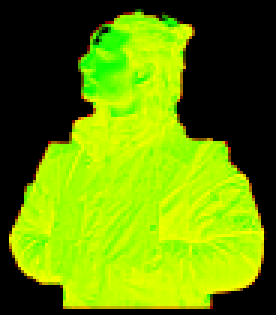
#> input picture src/assets/portrait-dots.png, 92 x 105 px (shown 3 times larger)
$ python make_portrait.py ../../src/assets/portrait-dots.png ../../src/assets/portrait-dots.png
#> lines starting #> are read from the running program, lines starting #| are printed output that depends on the picture; after the words box and inside, x2 and y2 are one past the last pixel; in counts of white or black regions, pixels touching at a corner belong together
"""Generates the data of the dot portrait shown on the home and about pages.

    python scripts/portrait/make_portrait.py <photo> [output.png]

The output is a tiny PNG with one pixel per dot: red = darkness of the area (0 light … 255 dark) and
green = how much of the cell belongs to the person (0 = no dot). The browser draws the dots on a canvas
(src/components/DotPortrait.tsx), so the photo itself is never published. The crop box and the silhouette
polygon below are specific to the original photo (1083 × 2000 px).
Requires Pillow, NumPy and SciPy.
"""
import sys
from pathlib import Path

import numpy as np
from PIL import Image, ImageDraw, ImageFilter
from scipy import ndimage as ndi

BOX = (318, 556, 758, 1056)  # head and shoulders, in photo coordinates (x0, y0, x1, y1)
COLUMNS = 92
SILHOUETTE = [
    (482, 586), (505, 578), (540, 572), (575, 578), (596, 590), (606, 588), (612, 592), (624, 598), (630, 610),
    (624, 624), (614, 640), (612, 690), (612, 725), (626, 744), (662, 760), (692, 790), (708, 830), (724, 880),
    (738, 930), (744, 975), (728, 1008), (694, 1024), (676, 1034), (676, 1165), (392, 1165), (390, 1062),
    (368, 1014), (344, 986), (330, 945), (334, 900), (350, 852), (370, 806), (398, 776), (426, 758), (440, 748),
    (466, 742), (476, 730), (462, 718), (452, 710), (448, 698), (448, 684), (450, 672), (442, 662), (440, 655),
    (452, 644), (458, 632), (462, 616), (470, 600),
]


def subject_mask(rgb: np.ndarray, luminance: np.ndarray) -> np.ndarray:
    """Rough silhouette refined by colour: dark coat and hair, or warm skin, inside the polygon."""
    height, width = luminance.shape
    red, green, blue = rgb[..., 0], rgb[..., 1], rgb[..., 2]
    polygon = Image.new('L', (width, height), 0)
    ImageDraw.Draw(polygon).polygon([(x - BOX[0], y - BOX[1]) for x, y in SILHOUETTE], fill=255)
    inside = np.asarray(polygon.filter(ImageFilter.MaxFilter(5))) > 0

    warm = ((red - blue) > 25) & ((red - green) > 12) & (luminance < 215)
    subject = inside & ((luminance < 92) | warm)
    subject = ndi.binary_closing(subject, structure=np.ones((11, 11)), iterations=2)
    subject = ndi.binary_fill_holes(subject)
    subject = ndi.binary_opening(subject, structure=np.ones((5, 5)))
    labels, count = ndi.label(subject)
    if count:
        sizes = ndi.sum(subject, labels, range(1, count + 1))
        subject = labels == (np.argmax(sizes) + 1)
    subject = ndi.binary_fill_holes(subject) & inside
    # The street behind the top of the head is light: drop light pixels in that band.
    rows = np.arange(height)[:, None]
    return subject & ~((luminance > 135) & (rows < 70) & ~warm)


def darkness_map(luminance: np.ndarray, subject: np.ndarray) -> np.ndarray:
    """Linear stretch inside the person plus local contrast: the face keeps its features, the coat its folds."""
    sharp = np.clip(luminance + 1.2 * (luminance - ndi.gaussian_filter(luminance, 2.5)), 0, 255)
    low, high = np.percentile(sharp[subject], [3, 99.5])
    base = np.clip((sharp - low) / (high - low), 0, 1)
    local = sharp - ndi.gaussian_filter(sharp, 10)
    spread = np.sqrt(ndi.gaussian_filter(local ** 2, 10)) + 8
    detail = np.clip(local / (2.5 * spread), -0.5, 0.5)
    return 1 - np.clip(0.72 * base ** 0.85 + 0.28 * (0.5 + detail), 0, 1)


def main(photo: str, output: str) -> None:
#> called with photo = '../../src/assets/portrait-dots.png', output = '../../src/assets/portrait-dots.png'
    rgb = np.asarray(Image.open(photo).convert('RGB').crop(BOX)).astype(np.float32)
#> rgb: shape (500, 440, 3) float32; every value is 0
    luminance = 0.2126 * rgb[..., 0] + 0.7152 * rgb[..., 1] + 0.0722 * rgb[..., 2]
#> luminance: shape (500, 440) float32; every value is 0
    subject = subject_mask(rgb, luminance)
#> in subject_mask, `polygon = Image.new('L', (width, height), 0)`: polygon: PIL image 440x500 L; every value is 0
#> in subject_mask, `ImageDraw.Draw(polygon).polygon([(x - BOX[0], y - BOX[1]) for x, y in ..`:
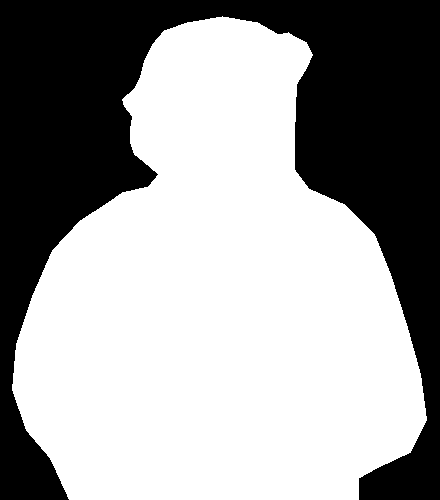
#> polygon: PIL image 440x500 L; 61.5% white; 1 black region, box (x1, y1, x2, y2) and area: (0, 0, 440, 500) 84655
#> in subject_mask, `inside = np.asarray(polygon.filter(ImageFilter.MaxFilter(5))) > 0`:
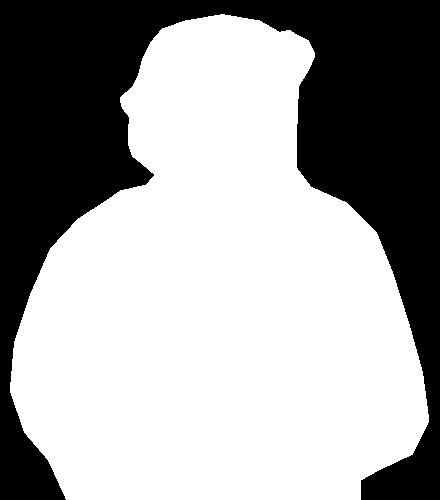
#> inside: shape (500, 440) bool; 63% white; 1 black region, box (x1, y1, x2, y2) and area: (0, 0, 440, 500) 81404
#> in subject_mask, `subject = ndi.binary_closing(subject, structure=np.ones((11, 11)), ite..`:
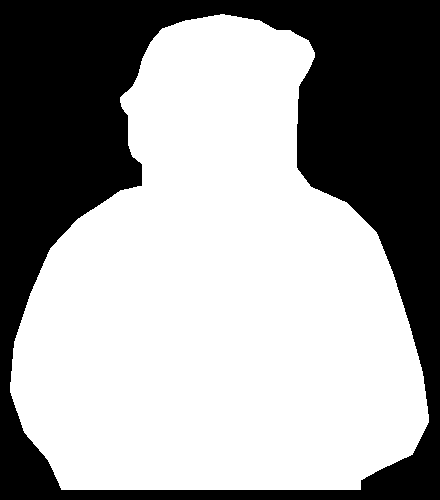
#> subject: shape (500, 440) bool; 61.7% white; 1 black region, box (x1, y1, x2, y2) and area: (0, 0, 440, 500) 84213
#> in subject_mask, `labels, count = ndi.label(subject)`: count = 1
#> in subject_mask, `sizes = ndi.sum(subject, labels, range(1, count + 1))`: sizes = [135787]
#> in subject_mask, `subject = ndi.binary_fill_holes(subject) & inside`: subject: shape (500, 440) bool; 61.6% white; 1 black region, box (x1, y1, x2, y2) and area: (0, 0, 440, 500) 84375
    coverage = ndi.gaussian_filter(subject.astype(np.float32), 2.2)
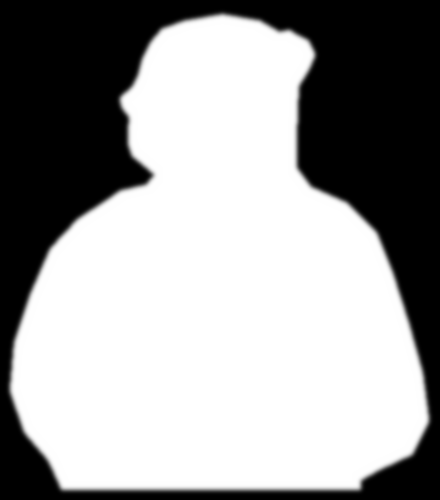
#> coverage: shape (500, 440) float32; min 0, max 1, mean 0.616
    darkness = darkness_map(luminance, subject)
#> in darkness_map, `low, high = np.percentile(sharp[subject], [3, 99.5])`: low = 0
#> in darkness_map, `base = np.clip((sharp - low) / (high - low), 0, 1)`: base: shape (500, 440) float32; every value is NaN or infinite
#> in darkness_map, `spread = np.sqrt(ndi.gaussian_filter(local ** 2, 10)) + 8`: spread: shape (500, 440) float32; every value is 8

    height, width = luminance.shape
#> height = 500; width = 440
    cell = width / COLUMNS
#> cell = 4.78
    rows = int(round(height / cell))
#> rows = 105
    data = np.zeros((rows, COLUMNS, 3), np.uint8)
    for row in range(rows):
        for column in range(COLUMNS):
            y0, y1 = int(row * cell), int(min(height, (row + 1) * cell))
            x0, x1 = int(column * cell), int(min(width, (column + 1) * cell))
            weight = coverage[y0:y1, x0:x1]
            share = np.clip((weight.mean() - 0.15) / 0.6, 0, 1)
            if share <= 0:
                continue
            tone = (darkness[y0:y1, x0:x1] * weight).sum() / max(weight.sum(), 1e-6)
            data[row, column] = (round(tone * 255), max(1, round(share * 255)), 0)
#> data: shape (105, 92, 3); every value is 0

    Image.fromarray(data, 'RGB').save(output, optimize=True)
    print(f'{output}: {COLUMNS} × {rows}, {int((data[..., 1] > 0).sum())} puntos')


if __name__ == '__main__':
    if len(sys.argv) < 2:
        sys.exit(__doc__)
    default = Path(__file__).resolve().parents[2] / 'src' / 'assets' / 'portrait-dots.png'
#> (the run stopped early here; a loop or call above may not have finished)
